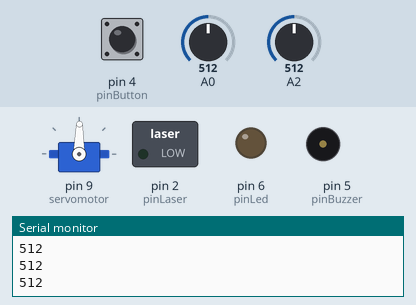
This sketch was run on a simulated Arduino Uno, built with avr-gcc and run on an emulated ATmega328P. Parts: servo, switched loads named in the sketch (green lamp = pin HIGH), output pins drawn as LEDs (lit = HIGH), buzzer (waves = sounding, pin HIGH), the last lines printed to the serial monitor. The test bench sets the inputs (shaded band); at power-on: A2 = 512, A0 = 512, pin 4 (pinButton) LOW.

Above: at 1.2 s.
1.3 s: A2 set to 55
2.8 s: A2 set to 45
At 3.5 s:
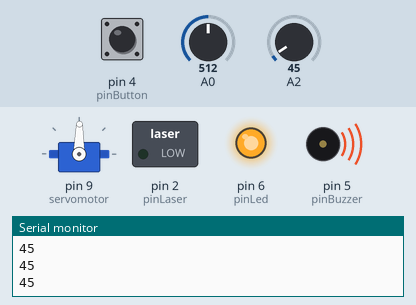
4.3 s: A0 set to 716
At 4.7 s:
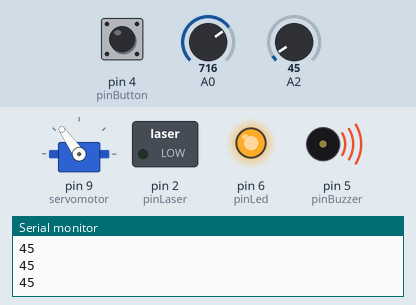
5.8 s: pin 4 (pinButton) pulled HIGH for 0.15 s
At 5.87 s:
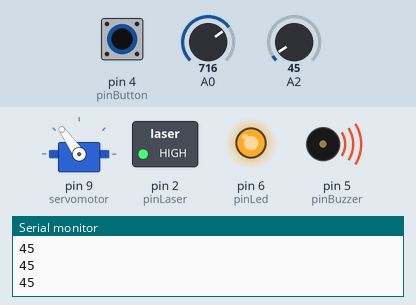
7.4 s: A0 set to 900
At 8.5 s:
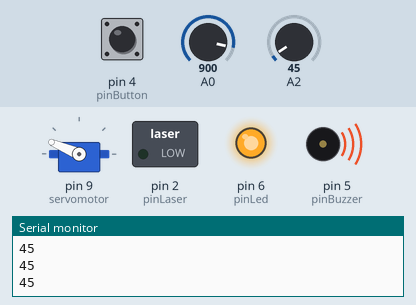
8.9 s: pin 4 (pinButton) pulled HIGH for 1 s
At 9.7 s:
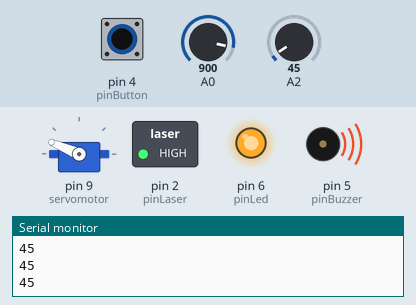
Timing chart, 0 to 11.9 s (numbered marks = the images above; inputs shaded):
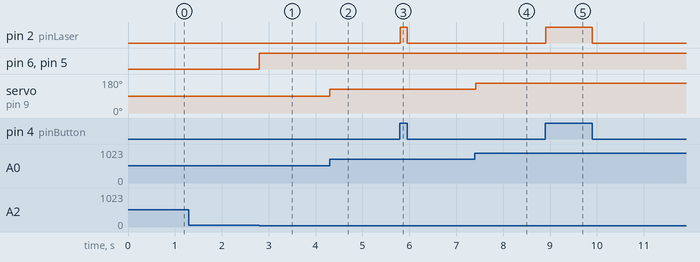

Measured:
- the behaviour switches between 51 and 50 on A2 (found by bisection; images 0 and 1)
- after the input at 2.8 s, pin 6 (pinLed), pin 5 (pinBuzzer): LOW → HIGH at once
- after the input at 4.3 s, servo on pin 9 (servomotor): 89° → 125° at once
- after the input at 5.8 s, pin 2 (pinLaser): LOW → HIGH at once, → LOW 0.15 s later
- after the input at 7.4 s, servo on pin 9 (servomotor): 125° → 157° at once
- after the input at 8.9 s, pin 2 (pinLaser): LOW → HIGH at once, → LOW 0.99 s later

The sketch:

parte_3.ino
```cpp
#include <Servo.h> //Inclusão da biblioteca Servo

Servo servomotor; //Criando objeto do tipo Servo de nome servomotor

int pos = 0;//Variável que armazena a posição do servo (ângulo)
int pinButton = 4;
int pinLaser = 2;
int pinLed = 6;
int pinBuzzer = 5;

void setup(){
  pinMode(pinButton, INPUT);
  pinMode(pinLaser, OUTPUT);
  pinMode(pinLed, OUTPUT);
  pinMode(pinBuzzer, OUTPUT);
  servomotor.attach(9);//Atribui o pino digital 9 ao objeto servomotor
  Serial.begin(9600);
}

void loop() {
  int val = analogRead(A0);
  int ldr = analogRead(A2);
  int estadoButton = digitalRead(pinButton);

  Serial.println(ldr);

  if (estadoButton == HIGH){
    digitalWrite(pinLaser, HIGH);
  } else {
    digitalWrite(pinLaser, LOW);
  }

  if (ldr <= 50) {
    digitalWrite(pinLed, HIGH);
    digitalWrite(pinBuzzer, HIGH);
  } else {
    digitalWrite(pinBuzzer, LOW);
  }

  if (val <= 512) {
    servomotor.write(val / 5.7);// Comanda o servo para ir para o posição da variável pos
    delay(15);//Intervalo de 15 milissegundos
  }
  else {
    servomotor.write(val / 5.7);//Comanda o servo para ir para a posição da variável pos
    delay(15);// Intervalo de 15 milissegundos
  }
}
```
